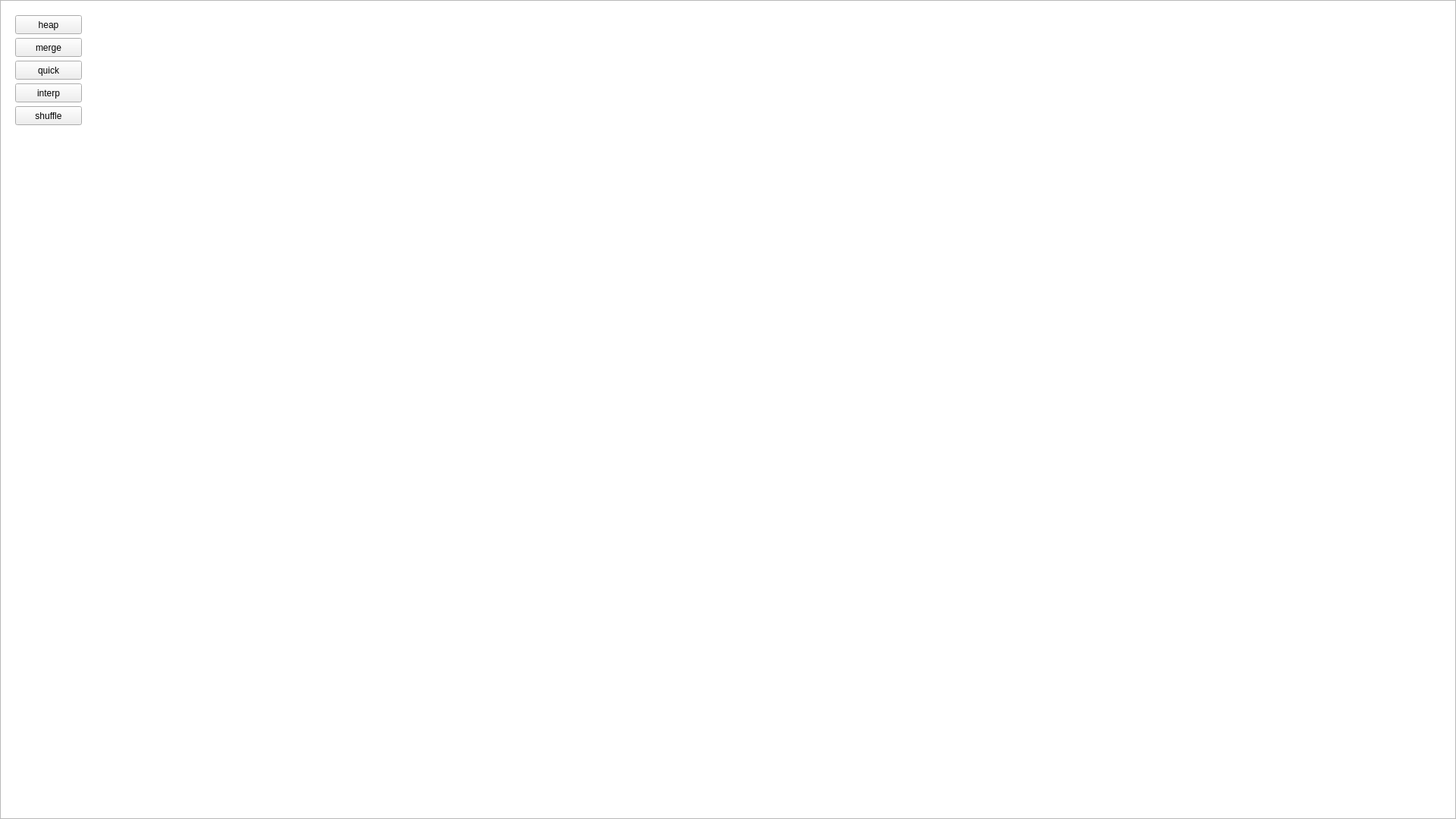
<?xml version="1.0" encoding="UTF-8"?>
<ui version="4.0">
 <class>mainwindow</class>
 <widget class="QWidget" name="mainwindow">
  <property name="geometry">
   <rect>
    <x>0</x>
    <y>0</y>
    <width>1920</width>
    <height>1080</height>
   </rect>
  </property>
  <property name="windowTitle">
   <string>mainwindow</string>
  </property>
  <widget class="QGraphicsView" name="graphicsView">
   <property name="geometry">
    <rect>
     <x>0</x>
     <y>0</y>
     <width>1920</width>
     <height>1080</height>
    </rect>
   </property>
  </widget>
  <widget class="QPushButton" name="pushButton">
   <property name="geometry">
    <rect>
     <x>20</x>
     <y>20</y>
     <width>88</width>
     <height>25</height>
    </rect>
   </property>
   <property name="text">
    <string>heap</string>
   </property>
  </widget>
  <widget class="QPushButton" name="pushButton_2">
   <property name="geometry">
    <rect>
     <x>20</x>
     <y>50</y>
     <width>88</width>
     <height>25</height>
    </rect>
   </property>
   <property name="text">
    <string>merge</string>
   </property>
  </widget>
  <widget class="QPushButton" name="pushButton_3">
   <property name="geometry">
    <rect>
     <x>20</x>
     <y>80</y>
     <width>88</width>
     <height>25</height>
    </rect>
   </property>
   <property name="text">
    <string>quick</string>
   </property>
  </widget>
  <widget class="QPushButton" name="pushButton_4">
   <property name="geometry">
    <rect>
     <x>20</x>
     <y>110</y>
     <width>88</width>
     <height>25</height>
    </rect>
   </property>
   <property name="text">
    <string>interp</string>
   </property>
  </widget>
  <widget class="QPushButton" name="pushButton_5">
   <property name="geometry">
    <rect>
     <x>20</x>
     <y>140</y>
     <width>88</width>
     <height>25</height>
    </rect>
   </property>
   <property name="text">
    <string>shuffle</string>
   </property>
  </widget>
 </widget>
 <resources/>
 <connections/>
</ui>
